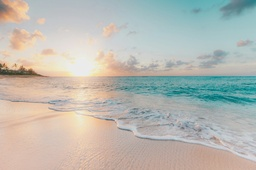
#> input picture A little survey on previous works/images/beach_ref.jpeg, 256 x 170 px, shrunk from 3000 x 1994 before the run, found by its file name
$ python work1.py
#> lines starting #> are read from the running program, lines starting #| are printed output that depends on the picture
import cv2
import numpy as np
import math
from skimage.segmentation import slic
from skimage.measure import label, regionprops
from skimage import color as skcolor
from sklearn.cluster import KMeans

##############################################################################
# Utility Functions
##############################################################################

def rgb_to_hsv_np(img):
    """Convert an RGB image [0..1] to HSV [0..1], using skimage for convenience."""
    # skimage.color.rgb2hsv expects float64 in [0..1].
    return skcolor.rgb2hsv(img.astype(np.float64))

def hsv_to_rgb_np(img):
    """Convert an HSV image [0..1] to RGB [0..1], using skimage for convenience."""
    return skcolor.hsv2rgb(img)

def bgr_to_lab(img_bgr):
    """Convert a BGR [0..255] image to Lab [0..255] using OpenCV."""
    return cv2.cvtColor(img_bgr, cv2.COLOR_BGR2LAB)

def lab_to_bgr(img_lab):
    """Convert a Lab [0..255] image to BGR [0..255] using OpenCV."""
    return cv2.cvtColor(img_lab, cv2.COLOR_LAB2BGR)

def delta_e94(lab1, lab2):
    """
    Approximate ΔE94 between two Lab colors.
    Each is (L, a, b). This is a simplified version from the paper.
    """
    # Paper uses: ΔE94 = sqrt((ΔL/KL)^2 + (ΔAB/(1 + K1*AB1))^2 + (ΔH/(1 + K2*AB1))^2)
    # We'll do a simpler approach or partial approach for demonstration.

    L1, a1, b1 = lab1
    L2, a2, b2 = lab2
    dL = L1 - L2
    C1 = math.sqrt(a1*a1 + b1*b1)
    C2 = math.sqrt(a2*a2 + b2*b2)
    dC = C1 - C2
    dA = a1 - a2
    dB = b1 - b2
    dH_sq = (dA*dA + dB*dB - dC*dC) if (dC*dC <= (dA*dA + dB*dB)) else 0.0

    # Constants from paper:
    KL = 2.0
    K1 = 0.048
    K2 = 0.014

    # We compute approximate AB1 as the average of C1, from the paper's eqn:
    AB1 = C1
    # For simplicity, we do a direct approach:
    termL = (dL / KL)**2
    termC = (dC / (1 + K1 * AB1))**2
    termH = (math.sqrt(abs(dH_sq)) / (1 + K2 * AB1))**2

    return math.sqrt(termL + termC + termH)

def compute_saliency_opencv(img_bgr):
    """Compute saliency using OpenCV's spectral residual method."""
    saliency = cv2.saliency.StaticSaliencySpectralResidual_create()
    success, saliency_map = saliency.computeSaliency(img_bgr)
    if not success:
        # fallback: just return grayscale
        gray = cv2.cvtColor(img_bgr, cv2.COLOR_BGR2GRAY)
        return gray.astype(np.float32) / 255.0
    return saliency_map.astype(np.float32)

def guided_filter_color(I, p, radius=5, eps=1e-3):
    """
    Simple approximate guided filter using OpenCV's ximgproc if available.
    If not, we do a basic bilateral filter fallback.
    """
    # Try to import guided filter from opencv-contrib
    try:
        import cv2.ximgproc as xip
        # p and I must be 8-bit or 32F
        if p.dtype != np.float32:
            p = p.astype(np.float32)
        if I.dtype != np.float32:
            I = I.astype(np.float32)
        guided = xip.guidedFilter(I, p, radius, eps)
        return guided
    except ImportError:
        # fallback: use a bilateral filter as a rough approximation
        return cv2.bilateralFilter(p, radius*2+1, 75, 75)

##############################################################################
# 1. Dominant Color Estimation (Grid-based in HSV)
##############################################################################

def estimate_dominant_colors(img_bgr, grid_size=8, min_pixels=50):
    """
    Implements the grid-based dominant color estimation in HSV from the paper (Sec. 3.1.1),
    but in a simplified manner:
      1. Convert image to HSV.
      2. Create a 3D histogram with shape [grid_size, grid_size, grid_size].
      3. Remove outlier bins using a threshold (3-sigma or min_pixels).
      4. Merge connected bins to find final 'dominant color' centroids.
    Returns a list of HSV colors in [0..255].
    """
    h, w, _ = img_bgr.shape
    img_hsv = cv2.cvtColor(img_bgr, cv2.COLOR_BGR2HSV)  # each channel [0..180] for H, [0..255] for S,V

    # 3D histogram: We'll use integer binning. H range: 0..180, S range: 0..256, V range: 0..256
    # We want grid_size bins for each channel => bin width:
    h_bin = 180 / grid_size
    s_bin = 256 / grid_size
    v_bin = 256 / grid_size

    # Build the histogram
    hist_3d = np.zeros((grid_size, grid_size, grid_size), dtype=np.int32)
    for y in range(h):
        for x in range(w):
            H, S, V = img_hsv[y, x]
            hi = int(H // h_bin)
            si = int(S // s_bin)
            vi = int(V // v_bin)
            if hi >= grid_size: hi = grid_size - 1
            if si >= grid_size: si = grid_size - 1
            if vi >= grid_size: vi = grid_size - 1
            hist_3d[hi, si, vi] += 1

    # Remove outliers (bins with fewer than min_pixels)
    mask = (hist_3d >= min_pixels).astype(np.uint8)

    # We now find connected components in 3D (26-neighborhood).
    # We'll label them and compute centroids in HSV bin space.
    labeled = label(mask, connectivity=3)  # scikit-image 3D labeling
    regions = regionprops(labeled)
    dominant_hsv = []
    for r in regions:
        # regionprops centroid is in (z,y,x) order if 3D, but our labeling might be (hi,si,vi).
        coords = r.coords  # list of (hi, si, vi)
        total_count = 0
        sumH = 0
        sumS = 0
        sumV = 0
        for (hi, si, vi) in coords:
            count = hist_3d[hi, si, vi]
            # The actual H, S, V center of that bin
            # center in bin space => hi+0.5, etc.
            # Convert bin index -> actual H,S,V
            # H in [0..180], bin width = h_bin => actual H ~ (hi+0.5)*h_bin
            # We'll weight by the # of pixels in that bin
            sumH += ( (hi + 0.5)*h_bin ) * count
            sumS += ( (si + 0.5)*s_bin ) * count
            sumV += ( (vi + 0.5)*v_bin ) * count
            total_count += count

        if total_count > 0:
            cH = sumH / total_count
            cS = sumS / total_count
            cV = sumV / total_count
            # store as integer
            cH = np.clip(cH, 0, 179)
            cS = np.clip(cS, 0, 255)
            cV = np.clip(cV, 0, 255)
            dominant_hsv.append([cH, cS, cV])

    # Return as a list of HSV in [0..255], H in [0..179].
    # The paper merges them further if needed. We'll just return them.
    return dominant_hsv

##############################################################################
# 2. Soft Segmentation via Cost Volume + Guided Filtering
##############################################################################

def soft_segmentation(img_bgr, dom_hsv_list):
    """
    Soft-segment the image based on the dominant colors (Sec. 3.1.2).
    Steps:
      1) Convert each dominant color to Lab for cost computation.
      2) For each pixel, compute cost = ΔE94(Lab_pixel, Lab_dominant).
      3) Filter cost volumes with a guided filter (paper used cost-volume filtering).
      4) Convert to soft segmentation by normalized exp(-cost).
    Returns: seg_map with shape [H,W,len(dom_hsv_list)] => sum over last dim = 1.
    """
    H, W, _ = img_bgr.shape
    img_lab = bgr_to_lab(img_bgr).astype(np.float32)
    # Precompute Lab for each pixel
    lab_pixels = img_lab.reshape(-1, 3)

    # Convert each dominant HSV to BGR->Lab for cost
    dom_lab_list = []
    for hsv in dom_hsv_list:
        color_bgr = np.uint8([[hsv]])  # shape(1,1,3) in HSV
        color_bgr = cv2.cvtColor(color_bgr, cv2.COLOR_HSV2BGR)
        color_lab = cv2.cvtColor(color_bgr, cv2.COLOR_BGR2LAB)[0,0,:].astype(np.float32)
        dom_lab_list.append(color_lab)

    # Build cost volumes
    cost_volumes = []
    for cidx, dom_lab in enumerate(dom_lab_list):
        cost_map = np.zeros((H, W), dtype=np.float32)
        for i in range(H):
            for j in range(W):
                Lp, Ap, Bp = img_lab[i,j]
                cost_map[i,j] = delta_e94((Lp,Ap,Bp), dom_lab)
        # Filter cost_map with guided filter using the original image as guidance
        # (paper uses cost-volume filtering, we approximate with guidedFilter on each slice).
        # Convert BGR to float32 for guided filter
        guided = img_bgr.astype(np.float32) / 255.0
        cost_map_filtered = guided_filter_color(guided, cost_map, radius=5, eps=1e-3)
        cost_volumes.append(cost_map_filtered)

    # Convert cost to soft membership
    # We'll do: membership = exp(-cost / alpha), then normalize
    alpha = 10.0  # scale factor to control softness
    seg_stack = []
    for cvm in cost_volumes:
        seg_stack.append(np.exp(-cvm / alpha))

    seg_stack = np.stack(seg_stack, axis=-1)  # shape(H,W,#dom)
    sum_ = np.sum(seg_stack, axis=-1, keepdims=True)
    sum_ = np.clip(sum_, 1e-8, None)
    seg_stack /= sum_
    return seg_stack

##############################################################################
# 3. Region Matching
##############################################################################

def compute_region_features(img_bgr, seg_stack):
    """
    Compute region features: saliency, luminance, pixel ratio for each
    dominant-color region. We'll pick the argmax per pixel as 'hard region label'
    to measure stats. (Paper does 'winner-take-all' in cost volume).
    """
    H, W, C = seg_stack.shape
    # Hard assignment
    labels = np.argmax(seg_stack, axis=-1).astype(np.int32)  # shape(H,W)
    # Saliency map
    sal_map = compute_saliency_opencv(img_bgr)

    # Luminance from Lab
    img_lab = bgr_to_lab(img_bgr)
    L_chan = img_lab[:,:,0].astype(np.float32)

    # For each region, compute average saliency, average L, and pixel ratio
    region_feats = []
    total_pixels = H*W
    for ridx in range(C):
        mask = (labels == ridx)
        pix_count = np.sum(mask)
        if pix_count < 1:
            region_feats.append((0,0,0))  # fallback
            continue
        mean_sal = np.mean(sal_map[mask])
        mean_lum = np.mean(L_chan[mask])
        ratio = float(pix_count) / total_pixels
        region_feats.append((mean_sal, mean_lum, ratio))
    return region_feats

def match_regions(src_feats, tgt_feats, wS=1.0, wL=1.0, wR=1.0):
    """
    From paper eq. (6):
    We find for each src region i => best match j in target that minimizes:
       sqrt( wS*(S_i - S_j)^2 + wL*(L_i - L_j)^2 + wR*(R_i - R_j)^2 )
    Returns a dict: match[i] = j
    """
    match_dict = {}
    for i, (sS, sL, sR) in enumerate(src_feats):
        best_j = None
        best_dist = 1e10
        for j, (tS, tL, tR) in enumerate(tgt_feats):
            dS = (sS - tS)
            dL = (sL - tL)
            dR = (sR - tR)
            dist = math.sqrt(wS*(dS**2) + wL*(dL**2) + wR*(dR**2))
            if dist < best_dist:
                best_dist = dist
                best_j = j
        match_dict[i] = best_j
    return match_dict

##############################################################################
# 4. Local Color Transfer with Modified Reinhard + Local Gamma
##############################################################################

def local_color_transfer(src_bgr, tgt_bgr, src_seg, tgt_seg, match_dict):
    """
    Implements eq. (10)-(12) from paper in a simplified manner:
      - We separate each region in src & tgt
      - For a,b channels => standard Reinhard per region
      - For L => local gamma correction
    We then blend the results using the soft segmentation from src_seg.
    """
    H, W, C = src_seg.shape
    src_lab = bgr_to_lab(src_bgr).astype(np.float32)
    tgt_lab = bgr_to_lab(tgt_bgr).astype(np.float32)

    # Hard labels
    src_labels = np.argmax(src_seg, axis=-1)  # shape(H,W)
    tgt_labels = np.argmax(tgt_seg, axis=-1)

    # We'll build an output Lab
    out_lab = np.zeros_like(src_lab)

    # Precompute region stats (mean, std) for L, a, b in both images
    def compute_region_stats(img_lab, labels, region_idx):
        """Compute (meanL, stdL, meanA, stdA, meanB, stdB) for the given region."""
        mask = (labels == region_idx)
        if not np.any(mask):
            return (0,1, 0,1, 0,1)  # fallback
        region_vals = img_lab[mask]
        L_ = region_vals[:,0]
        A_ = region_vals[:,1]
        B_ = region_vals[:,2]
        return (np.mean(L_), np.std(L_)+1e-6,
                np.mean(A_), np.std(A_)+1e-6,
                np.mean(B_), np.std(B_)+1e-6)

    # We'll store region stats in dict for source & target
    src_stats = {}
    tgt_stats = {}
    src_num_regions = C
    tgt_num_regions = C

    for i in range(src_num_regions):
        src_stats[i] = compute_region_stats(src_lab, src_labels, i)
    for j in range(tgt_num_regions):
        tgt_stats[j] = compute_region_stats(tgt_lab, tgt_labels, j)

    # Local gamma parameters from eq. (12)
    # We'll compute global L means:
    src_global_L = np.mean(src_lab[:,:,0])
    tgt_global_L = np.mean(tgt_lab[:,:,0])

    # For each pixel in src, do:
    #   region i => matched region j
    #   a*, b* => eq. (10),(11)
    #   L => eq. (12) local gamma
    out_L = np.zeros((H,W), dtype=np.float32)
    out_A = np.zeros((H,W), dtype=np.float32)
    out_B = np.zeros((H,W), dtype=np.float32)

    for i in range(H):
        for j in range(W):
            ridx = src_labels[i,j]
            matched_r = match_dict[ridx]
            # get stats
            sMeanL, sStdL, sMeanA, sStdA, sMeanB, sStdB = src_stats[ridx]
            tMeanL, tStdL, tMeanA, tStdA, tMeanB, tStdB = tgt_stats[matched_r]

            Lp, Ap, Bp = src_lab[i,j]

            # eq. (10),(11) for a,b
            a_new = ((Ap - sMeanA) * (tStdA / sStdA)) + tMeanA
            b_new = ((Bp - sMeanB) * (tStdB / sStdB)) + tMeanB

            # [6 lines of commented-out code are left out]
            mu_li = sMeanL
            mu_lj = tMeanL
            Ls = src_global_L
            Lt = tgt_global_L

            beta_i = (1.0 + 2.0*(mu_li - mu_lj)/255.0)  # scaled by 255
            # Protect from negative or zero
            # alpha_i = exp(|Ls - Lt| * ( (mu_li/μLs) - (mu_lj/μLt) ))
            # The paper's exact formula is a bit ambiguous; we do a best guess:
            #   alpha = exp( |Ls-Lt| * ( (mu_li/Ls) - (mu_lj/Lt) ) )
            # We'll clamp to avoid negative or zero denominators
            Ls = max(Ls, 1e-6)
            Lt = max(Lt, 1e-6)
            alpha_i = math.exp(abs(Ls - Lt) * ((mu_li/Ls) - (mu_lj/Lt)))

            gamma_i = abs(beta_i + alpha_i*(Ls - Lt)/255.0)  # extra scaling
            # now L' = L^gamma_i, but we want to keep it in [0..255].
            # The paper's eq. (12) says: L0 = sum( (Li)^gamma_i ), but we have per-pixel approach
            # We'll do: L_new = (Lp/255)^gamma_i * 255
            # This is a simplified approach.
            Lp_norm = Lp / 255.0
            L_new = (Lp_norm ** gamma_i) * 255.0

            out_L[i,j] = np.clip(L_new, 0, 255)
            out_A[i,j] = np.clip(a_new, 0, 255)
            out_B[i,j] = np.clip(b_new, 0, 255)

    # Combine into Lab
    combined_lab = np.stack([out_L, out_A, out_B], axis=-1).astype(np.uint8)

    # Because we did a "hard" approach per pixel, we can blend with the soft weights from src_seg
    # But the paper merges them region by region. We'll do a simpler approach:
    #   out_lab is final.
    return combined_lab

##############################################################################
# Main Pipeline
##############################################################################

def local_color_transfer_pipeline(source_path, target_path):
    """
    Full pipeline from the Yoo et al. paper, approximate version.
    1) Estimate dominant colors in both images.
    2) Soft-segment both images.
    3) Region matching by saliency, luminance, pixel ratio.
    4) Local color transfer with local gamma correction.
    """
    # Load images
    src_bgr = cv2.imread(source_path)
#> src_bgr is the input picture: shape (170, 256, 3); mean B, G, R 177.9, 185, 184.7
    tgt_bgr = cv2.imread(target_path)
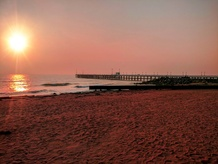
#> input picture A little survey on previous works/images/beach_target.jpeg, 218 x 164 px, shrunk from 2560 x 1920 before the run, found by its file name
#> tgt_bgr is the input picture: shape (164, 218, 3); mean B, G, R 77, 90.9, 137.1
    if src_bgr is None or tgt_bgr is None:
        raise IOError("Could not load source or target image.")

    # 1) Dominant colors
    src_dom = estimate_dominant_colors(src_bgr, grid_size=8, min_pixels=50)
#> in estimate_dominant_colors, `img_hsv = cv2.cvtColor(img_bgr, cv2.COLOR_BGR2HSV)`: img_hsv: shape (170, 256, 3); mean H, S, V 50.4, 42.9, 197.5
#> in estimate_dominant_colors, `regions = regionprops(labeled)`: regions = 1 regions
#> the loop in estimate_dominant_colors, `for r in regions:` made 1 pass
#> (cH, cS, cV) on pass 1: (52.22, 43.66, 199.7)
#> after the loop in estimate_dominant_colors, `for r in regions:`: dominant_hsv = [[52.22, 43.66, 199.7]]
#> src_dom = [[52.22, 43.66, 199.7]]
    tgt_dom = estimate_dominant_colors(tgt_bgr, grid_size=8, min_pixels=50)
#> in estimate_dominant_colors (call 2), `img_hsv = cv2.cvtColor(img_bgr, cv2.COLOR_BGR2HSV)`: img_hsv: shape (164, 218, 3); mean H, S, V 7.4, 129.7, 137.1
#> the loop in estimate_dominant_colors (call 2), `for r in regions:` made 1 pass
#> (cH, cS, cV) on pass 1: (11.52, 130.3, 138.4)
#> tgt_dom = [[11.52, 130.3, 138.4]]

    # 2) Soft segmentation
    src_seg = soft_segmentation(src_bgr, src_dom)  # shape(H,W,Cs)
#> in bgr_to_lab, `return cv2.cvtColor(img_bgr, cv2.COLOR_BGR2LAB)`: returned value: shape (170, 256, 3); mean of channels 0, 1, 2 191.6, 127.2, 131.9
#> the loop in soft_segmentation, `for hsv in dom_hsv_list:` made 1 pass
#> (hsv, color_bgr, color_lab) on pass 1: ([52.22, 43.66, 199.7], [[165, 199, 174]], [198, 113, 142])
#> after the loop in soft_segmentation, `for hsv in dom_hsv_list:`: dom_lab_list = [[198, 113, 142]]
#> the loop in soft_segmentation, `for cidx, dom_lab in enumerate(dom_lab_list):` made 1 pass
#> cidx on pass 1: 0
#> the loop in soft_segmentation, `for cvm in cost_volumes:` made 1 pass
#> in soft_segmentation, `seg_stack /= sum_`: seg_stack: shape (170, 256, 1) float32; every value is 1
    tgt_seg = soft_segmentation(tgt_bgr, tgt_dom)  # shape(H,W,Ct)
#> in bgr_to_lab (call 2), `return cv2.cvtColor(img_bgr, cv2.COLOR_BGR2LAB)`: returned value: shape (164, 218, 3); mean of channels 0, 1, 2 108.3, 145.6, 144.2
#> in soft_segmentation (call 2), `img_lab = bgr_to_lab(img_bgr).astype(np.float32)`:
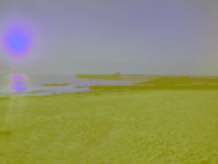
#> img_lab: shape (164, 218, 3) float32; mean B, G, R 108.3, 145.6, 144.2
#> the loop in soft_segmentation (call 2), `for hsv in dom_hsv_list:` made 1 pass
#> the loop in soft_segmentation (call 2), `for cidx, dom_lab in enumerate(dom_lab_list):` made 1 pass
#> (cidx, dom_lab) on pass 1: (0, [112, 143, 150])
#> after the loop in soft_segmentation (call 2), `for cidx, dom_lab in enumerate(dom_lab_list):`:
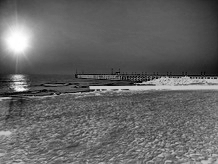
#> cost_map: shape (164, 218) float32; min 0.705, max 71.56, mean 28.8; drawn with min black and max white
#> the loop in soft_segmentation (call 2), `for cvm in cost_volumes:` made 1 pass
#> in soft_segmentation (call 2), `seg_stack /= sum_`: seg_stack: shape (164, 218, 1) float32; every value is 1

    # For simplicity, we assume the same number of dominant colors in both images.
    # If they differ, you can keep only the min(C_s, C_t) largest segments or similar.
    # We'll just truncate to min length:
    Cs = src_seg.shape[-1]
    Ct = tgt_seg.shape[-1]
    C_min = min(Cs, Ct)
    src_seg = src_seg[:,:,:C_min]
    tgt_seg = tgt_seg[:,:,:C_min]

    # 3) Region matching
    src_feats = compute_region_features(src_bgr, src_seg)
#> in compute_region_features, `labels = np.argmax(seg_stack, axis=-1).astype(np.int32)`: labels: shape (170, 256) int32; every value is 0
    tgt_feats = compute_region_features(tgt_bgr, tgt_seg)
#> in compute_region_features (call 2), `L_chan = img_lab[:,:,0].astype(np.float32)`:
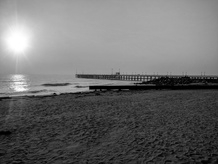
#> L_chan: shape (164, 218) float32; min 0, max 255, mean 108.3
    match_dict = match_regions(src_feats, tgt_feats, wS=1.0, wL=1.0, wR=1.0)
#> the loop in match_regions, `for i, (sS, sL, sR) in enumerate(src_feats):` made 1 pass
#> (sS, sL, sR) on pass 1: (0.0707, 191.6, 1)

    # 4) Local color transfer
    out_lab = local_color_transfer(src_bgr, tgt_bgr, src_seg, tgt_seg, match_dict)
#> in local_color_transfer, `src_labels = np.argmax(src_seg, axis=-1)`: src_labels: shape (170, 256) int64; every value is 0
#> in local_color_transfer, `tgt_labels = np.argmax(tgt_seg, axis=-1)`: tgt_labels: shape (164, 218) int64; every value is 0
#> in local_color_transfer, `out_lab = np.zeros_like(src_lab)`: out_lab: shape (170, 256, 3) float32; every value is 0
#> after the loop in local_color_transfer, `for i in range(H):`:
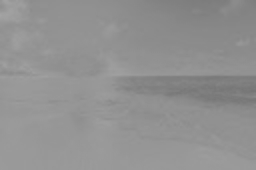
#> out_A: shape (170, 256) float32; min 118, max 164.7, mean 145.6
#> after the loop in local_color_transfer, `for i in range(H):`:
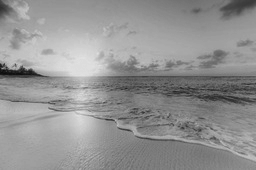
#> out_L: shape (170, 256) float32; min 12.24, max 226.2, mean 146.8
    out_bgr = lab_to_bgr(out_lab)
#> in lab_to_bgr, `return cv2.cvtColor(img_lab, cv2.COLOR_LAB2BGR)`:
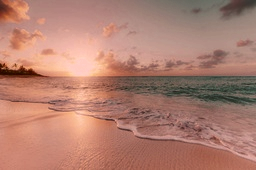
#> returned value: shape (170, 256, 3); mean B, G, R 111.7, 126.6, 175.8
    return out_bgr


##############################################################################
# Demo Main
##############################################################################

if __name__ == "__main__":
    # Example usage with the two beach images:
    source_path = "/home/neelraj-reddy/college/6th_sem/computer vision/project/A little survey on previous works/images/beach_ref.jpeg"  # The image to be recolored
    target_path = "/home/neelraj-reddy/college/6th_sem/computer vision/project/A little survey on previous works/images/beach_target.jpeg"     # The reference style image

    result_bgr = local_color_transfer_pipeline(source_path, target_path)
    out_name = "local_color_result.jpg"
